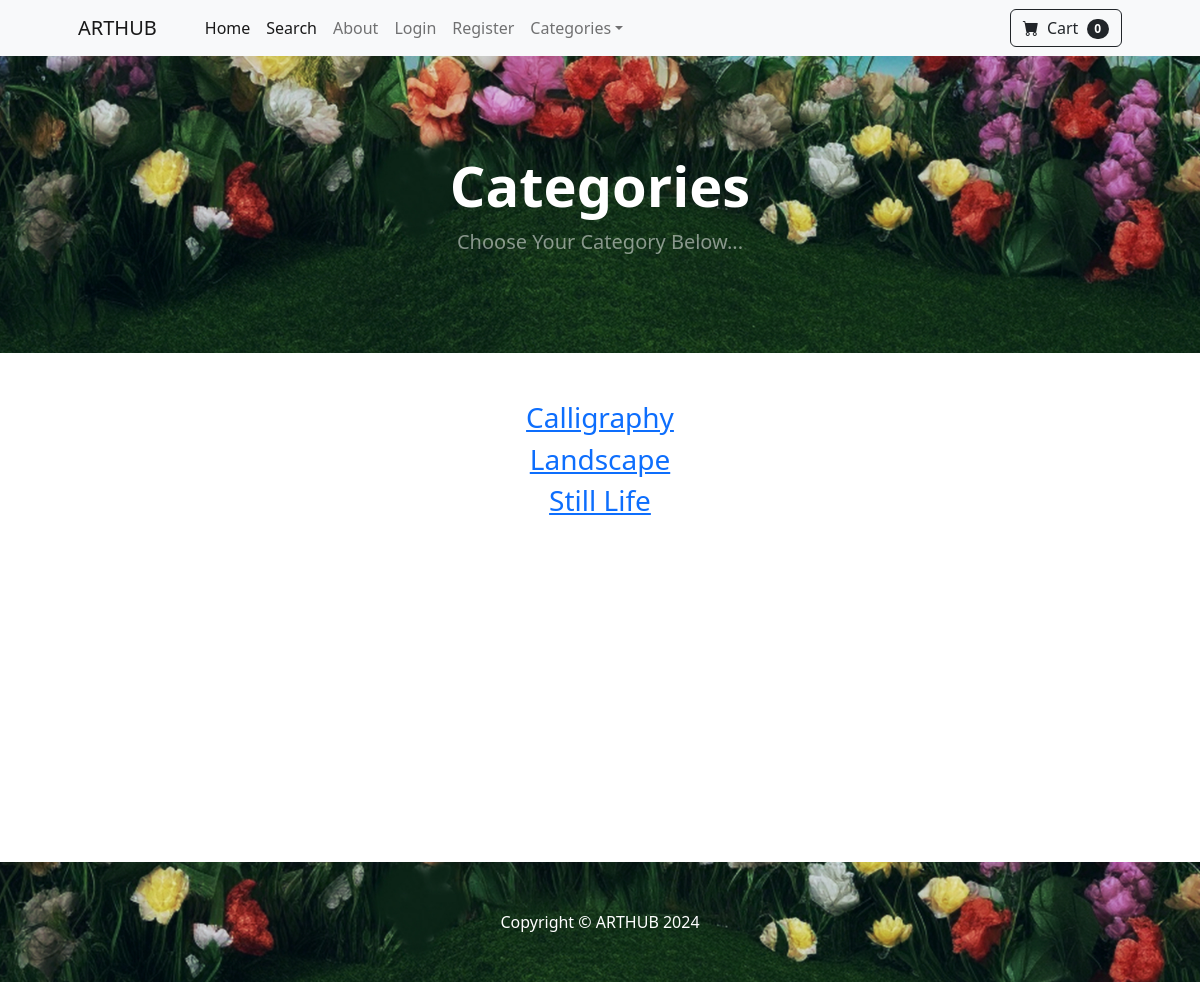
The app's page /category_summary/ with its own data.
### store/models.py (models this page shows)
class Category(models.Model):
	name = models.CharField(max_length=50)
	def __str__(self):
		return self.name
	class Meta:
		verbose_name_plural = 'categories'

### store/views.py (the view)
# urls.py: path('category_summary/', views.category_summary, name='category_summary'),
def category_summary(request):
	categories = Category.objects.all()
	return render(request, 'category_summary.html', {"categories":categories})

### cart/cart.py (called while the page is built)
	def __len__(self):
		return len(self.cart)

### cart/context_processors.py (called while the page is built)
def cart(request):
	return {'cart': Cart(request)}

### store/templates/category_summary.html
{% extends 'base.html' %}
{% block content %}
        <header class="bg-dark py-5">
            <div class="container px-4 px-lg-5 my-5">
                <div class="text-center text-white">
                    <h1 class="display-4 fw-bolder">Categories</h1>
                    <p class="lead fw-normal text-white-50 mb-0">Choose Your Category Below...</p>
                </div>
            </div>
        </header>
        <div class="container">
        	<div class="row">
        		<center>
        			<div class="col-8">
        				<br/><br/>
                        {% for category in categories %}
<h3><a href="{% url 'category' category %}">{{ category }}</a></h3>
                        {% endfor %}
<br/><br/><br/><br/><br/><br/><br/><br/><br/><br/><br/><br/><br/><br/>
        			</div>
        		</center>
        	</div>
        </div>
{% endblock %}

### records on screen
Category: name "Calligraphy"
Category: name "Landscape"
Category: name "Still Life"

### other values on screen
{{ cart|length }} "0"
